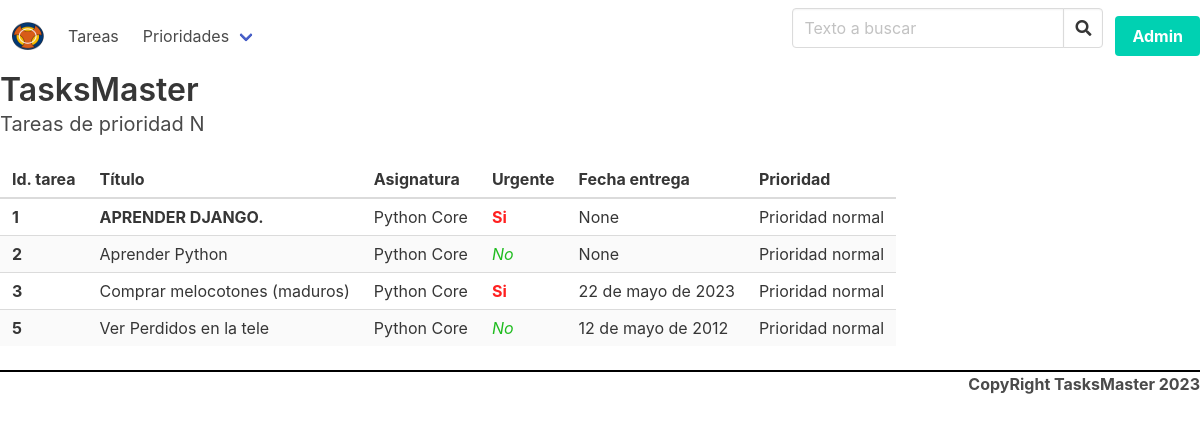
The app's page /tareas/n/ with its own data.
### tasks/models.py (models this page shows, shortened)
class Task(models.Model):
    class Meta:
        verbose_name = "Tarea"
        verbose_name_plural = "Tareas"
    title = models.CharField(
        "Título",
        max_length=250,
        unique=True,
    )
    subject = models.ForeignKey(
        Subject,
        verbose_name="Asignatura",
        on_delete=models.PROTECT,
        related_name="tasks",
        default=1,
    )
    due_date = models.DateField(
        "Dia de entrega",
        null=True,
        blank=True,
        default=None,
        validators=[fecha_en_futuro],
    )
    urgent = models.BooleanField(default=False)
    priority = models.CharField(
        "Prioridad", max_length=1, choices=PRIORITIES, default="N"
    )
    created = models.DateTimeField(auto_now_add=True)
    updated = models.DateTimeField(auto_now=True)

class Subject(models.Model):
    class Meta:
        verbose_name = "Asignatura"
        verbose_name_plural = "Asignaturas"
    id = models.AutoField(primary_key=True)
    name = models.CharField(
        verbose_name="Nombre de la asignatura", max_length=120, unique=True
    )
    created = models.DateTimeField(auto_now_add=True)
    updated = models.DateTimeField(auto_now=True)
    def __str__(self):
        return self.name

### tasks/views.py (the view)
# urls.py: re_path(r"^tareas/([nhl])/$", views.list_by_priority),
def list_by_priority(request, priority):
    priority = priority[0].upper()
    tasks = Task.objects.filter(priority=priority)
    return render(
        request,
        "tasks/list_task.html",
        {
            "title": f"Tareas de prioridad {priority}",
            "tasks": tasks,
        },
    )

### tasks/templates/tasks/list_task.html (shortened to what this page needs)
{% extends 'tasks/base.html' %}
{% block content %}
{% include 'tasks/task_table.html' %}
{% endblock content %}

### tasks/templates/tasks/task_table.html
<table class='table is-striped is-hoverable'>
    <thead>
        <tr>
            <th>Id. tarea</th>
            <th >Título</th>
            <th>Asignatura</th>
            <th>Urgente</th>
            <th>Fecha entrega</th>
            <th>Prioridad</th>
        </tr>
    </thead>
    <tbody>
{%for task in tasks%}
    <tr>
        <th>{{task.id}}</th>
        <td>
            {% if forloop.first %}
            <b>{{task.title|upper|add:"."}}</b>
            {% else %}
                {{task.title}}
            {% endif %}
        </td>
        <td>{{task.subject}}</td>
        <td>
            {%if task.urgent%}
            <b class="urgente">Si</b>
            {%else%}
            <i class="no-urgente">No</i>
            {% endif %}
        </td>
        <td>{{task.due_date}}</td>
        <td>{{task.get_priority_display}}</td>
    </tr>
{%endfor%}
</tbody>
</table>

### tasks/static/tasks/custom.css (style rules this page uses)
.urgente { font-weight: bolder; color: rgb(255, 32, 32); }
.no-urgente { font-style: italic; color: rgb(32, 188, 32); }

### records on screen
Task: id "1", title|add "APRENDER DJANGO.", subject "Python Core", urgent "Si", due_date "None", priority "Prioridad normal"
Task: id "2", title "Aprender Python", subject "Python Core", urgent "No", due_date "None", priority "Prioridad normal"
Task: id "3", title "Comprar melocotones (maduros)", subject "Python Core", urgent "Si", due_date "22 de mayo de 2023", priority "Prioridad normal"
Task: id "5", title "Ver Perdidos en la tele", subject "Python Core", urgent "No", due_date "12 de mayo de 2012", priority "Prioridad normal"

### other values on screen
{{ title }} "Tareas de prioridad N"
